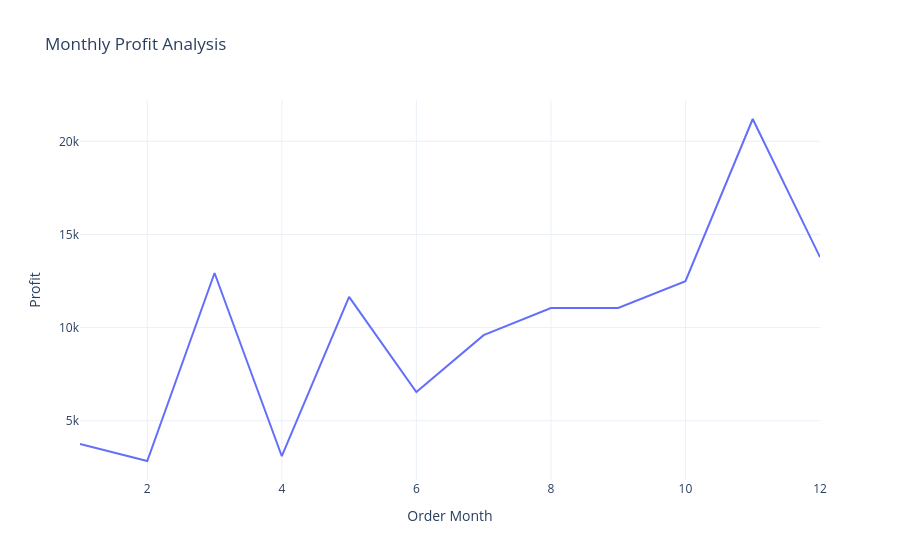

Notebook cell for this chart:
### Code cell
fig = px.line(profit_by_month, 
              x='Order Month', 
              y='Profit', 
              title='Monthly Profit Analysis')
fig.show()

### Figure 1 — Plotly figure (JSON) as saved in the notebook; plotly's stock layout.template omitted (floating-point values rounded to 4 significant figures)
{"data": [{"hovertemplate": "Order Month=%{x}<br>Profit=%{y}<extra></extra>", "legendgroup": "", "line": {"color": "#636efa", "dash": "solid"}, "marker": {"symbol": "circle"}, "mode": "lines", "name": "", "orientation": "v", "showlegend": false, "type": "scatter", "x": [1, 2, 3, 4, 5, 6, 7, 8, 9, 10, 11, 12], "xaxis": "x", "y": [3756.0, 2841.0, 12930.0, 3098.0, 11650.0, 6543.0, 9594.0, 11060.0, 11060.0, 12500.0, 21200.0, 13780.0], "yaxis": "y"}], "layout": {"autosize": true, "legend": {"tracegroupgap": 0}, "title": {"text": "Monthly Profit Analysis"}, "xaxis": {"anchor": "y", "autorange": true, "domain": [0, 1], "range": [1, 12], "title": {"text": "Order Month"}, "type": "linear"}, "yaxis": {"anchor": "x", "autorange": true, "domain": [0, 1], "range": [1821.0, 22220.0], "title": {"text": "Profit"}, "type": "linear"}}}
